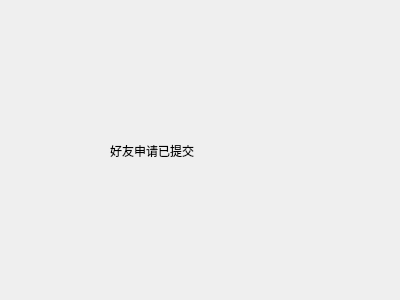
<?xml version="1.0" encoding="UTF-8"?>
<ui version="4.0">
 <class>AddFinishedWindow</class>
 <widget class="QDialog" name="AddFinishedWindow">
  <property name="geometry">
   <rect>
    <x>0</x>
    <y>0</y>
    <width>400</width>
    <height>300</height>
   </rect>
  </property>
  <property name="windowTitle">
   <string>Dialog</string>
  </property>
  <widget class="QPushButton" name="pushButton">
   <property name="geometry">
    <rect>
     <x>260</x>
     <y>250</y>
     <width>111</width>
     <height>41</height>
    </rect>
   </property>
   <property name="text">
    <string/>
   </property>
   <property name="icon">
    <iconset resource="resource.qrc">
     <normaloff>:/images/image/doneBtn.png</normaloff>:/images/image/doneBtn.png</iconset>
   </property>
   <property name="iconSize">
    <size>
     <width>150</width>
     <height>32</height>
    </size>
   </property>
   <property name="flat">
    <bool>true</bool>
   </property>
  </widget>
  <widget class="QLabel" name="label">
   <property name="geometry">
    <rect>
     <x>110</x>
     <y>120</y>
     <width>191</width>
     <height>61</height>
    </rect>
   </property>
   <property name="text">
    <string>好友申请已提交</string>
   </property>
  </widget>
  <widget class="QLabel" name="label_2">
   <property name="geometry">
    <rect>
     <x>0</x>
     <y>0</y>
     <width>403</width>
     <height>301</height>
    </rect>
   </property>
   <property name="text">
    <string/>
   </property>
   <property name="pixmap">
    <pixmap resource="resource.qrc">:/images/image/addfriends.png</pixmap>
   </property>
   <property name="scaledContents">
    <bool>true</bool>
   </property>
  </widget>
  <widget class="QLabel" name="label_3">
   <property name="geometry">
    <rect>
     <x>0</x>
     <y>50</y>
     <width>401</width>
     <height>191</height>
    </rect>
   </property>
   <property name="text">
    <string/>
   </property>
   <property name="pixmap">
    <pixmap resource="resource.qrc">:/images/image/whiteBack.png</pixmap>
   </property>
  </widget>
  <zorder>label_2</zorder>
  <zorder>label_3</zorder>
  <zorder>pushButton</zorder>
  <zorder>label</zorder>
 </widget>
 <resources>
  <include location="resource.qrc"/>
 </resources>
 <connections/>
</ui>
